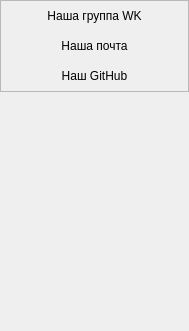
               <widget class="QWidget" name="page_5">
                <property name="geometry">
                 <rect>
                  <x>0</x>
                  <y>0</y>
                  <width>189</width>
                  <height>331</height>
                 </rect>
                </property>
                <attribute name="icon">
                 <iconset>
                  <normaloff>icons/chevron-down.svg</normaloff>icons/chevron-down.svg</iconset>
                </attribute>
                <attribute name="label">
                 <string>Связь с разработчиком</string>
                </attribute>
                <layout class="QVBoxLayout" name="verticalLayout_17">
                 <property name="spacing">
                  <number>0</number>
                 </property>
                 <property name="leftMargin">
                  <number>0</number>
                 </property>
                 <property name="topMargin">
                  <number>0</number>
                 </property>
                 <property name="rightMargin">
                  <number>0</number>
                 </property>
                 <property name="bottomMargin">
                  <number>0</number>
                 </property>
                 <item alignment="Qt::AlignTop">
                  <widget class="QFrame" name="social_frame">
                   <property name="sizePolicy">
                    <sizepolicy hsizetype="Preferred" vsizetype="Preferred">
                     <horstretch>0</horstretch>
                     <verstretch>0</verstretch>
                    </sizepolicy>
                   </property>
                   <property name="frameShape">
                    <enum>QFrame::StyledPanel</enum>
                   </property>
                   <property name="frameShadow">
                    <enum>QFrame::Raised</enum>
                   </property>
                   <layout class="QVBoxLayout" name="verticalLayout_18">
                    <property name="spacing">
                     <number>0</number>
                    </property>
                    <property name="leftMargin">
                     <number>0</number>
                    </property>
                    <property name="topMargin">
                     <number>0</number>
                    </property>
                    <property name="rightMargin">
                     <number>0</number>
                    </property>
                    <property name="bottomMargin">
                     <number>0</number>
                    </property>
                    <item>
                     <widget class="QLabel" name="vk_group">
                      <property name="minimumSize">
                       <size>
                        <width>0</width>
                        <height>30</height>
                       </size>
                      </property>
                      <property name="maximumSize">
                       <size>
                        <width>16777215</width>
                        <height>30</height>
                       </size>
                      </property>
                      <property name="text">
                       <string>Наша группа WK</string>
                      </property>
                      <property name="alignment">
                       <set>Qt::AlignCenter</set>
                      </property>
                     </widget>
                    </item>
                    <item>
                     <widget class="QLabel" name="mail">
                      <property name="minimumSize">
                       <size>
                        <width>0</width>
                        <height>30</height>
                       </size>
                      </property>
                      <property name="maximumSize">
                       <size>
                        <width>16777215</width>
                        <height>30</height>
                       </size>
                      </property>
                      <property name="text">
                       <string>Наша почта</string>
                      </property>
                      <property name="alignment">
                       <set>Qt::AlignCenter</set>
                      </property>
                     </widget>
                    </item>
                    <item>
                     <widget class="QLabel" name="git_hub">
                      <property name="minimumSize">
                       <size>
                        <width>0</width>
                        <height>30</height>
                       </size>
                      </property>
                      <property name="maximumSize">
                       <size>
                        <width>16777215</width>
                        <height>30</height>
                       </size>
                      </property>
                      <property name="text">
                       <string>Наш GitHub</string>
                      </property>
                      <property name="alignment">
                       <set>Qt::AlignCenter</set>
                      </property>
                     </widget>
                    </item>
                   </layout>
                  </widget>
                 </item>
                </layout>
               </widget>
